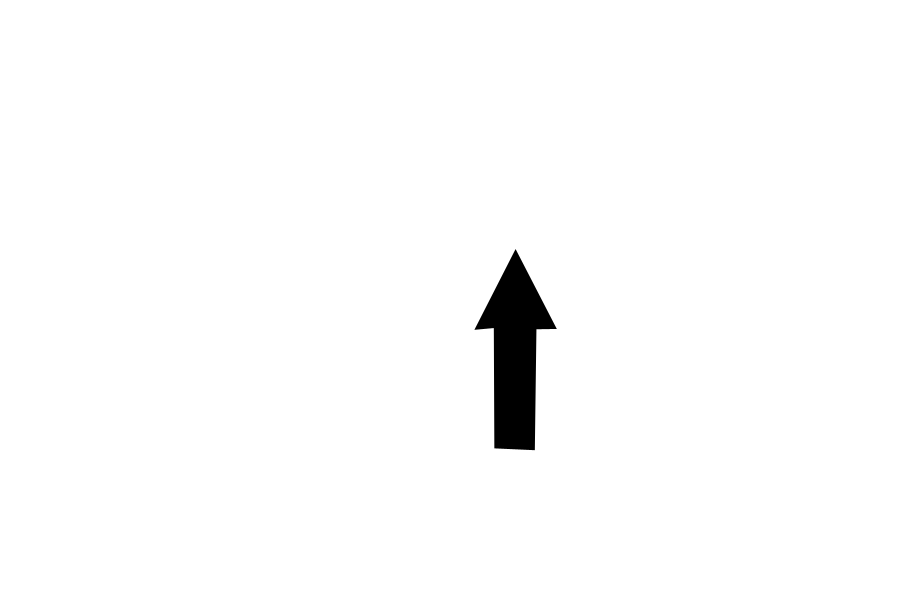
Frame 1 (no input)
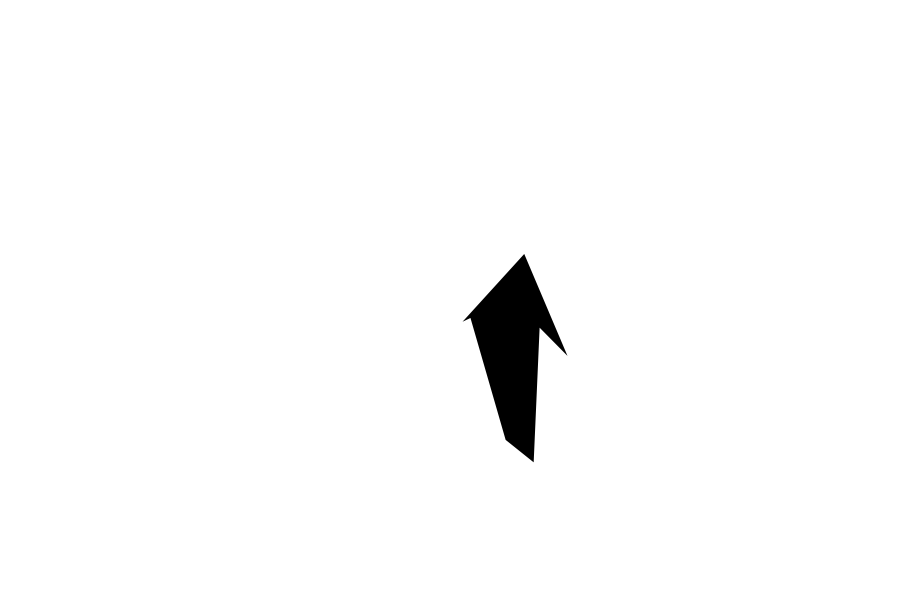
Frame 60 (the mouse pressed at the canvas centre just before this capture)
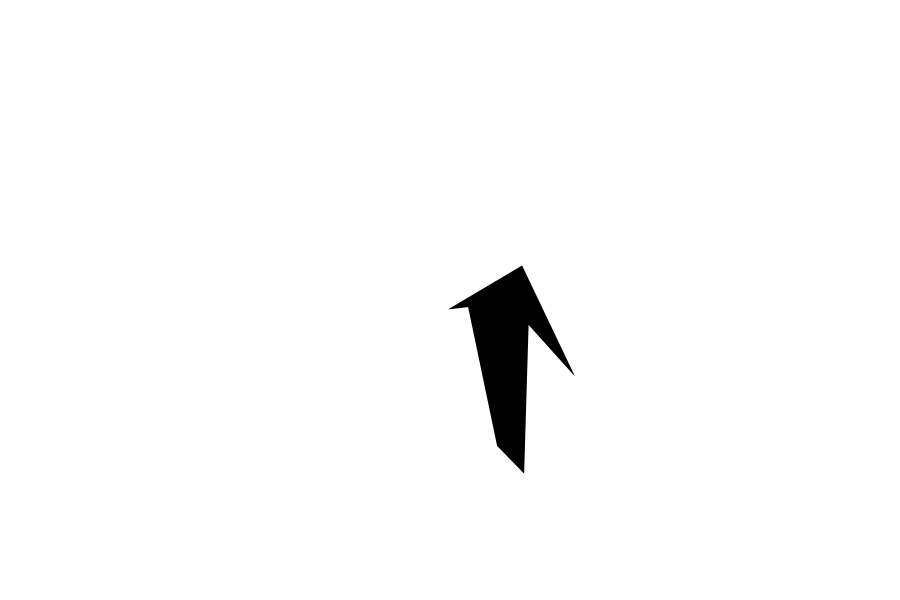
Frame 120 (the mouse held since frame 60 and released just before this capture)

The Processing sketch that drew these frames (run headless with seeded random() and noise(); from frame 60 on, the mouse is pressed at the canvas centre):

// Processing sketch: c06_arrow
// ── c06_arrow.pde

PShape arrow;

void setup() {
  size(900,600);
  arrow = createShape();
  arrow.beginShape();
  arrow.fill(0);
  arrow.noStroke();
  arrow.vertex(50, 0);
  arrow.vertex(70, 40);
  arrow.vertex(60, 40);
  arrow.vertex(60, 100);
  arrow.vertex(40, 100);
  arrow.vertex(40, 40);
  arrow.vertex(30, 40);
  arrow.endShape(CLOSE);
  arrow.scale(2);
  shapeMode(CENTER);
}

void draw() {
  background(255);
  translate(width/2,height/2);  
  for (int i = 0; i < arrow.getVertexCount(); i++) {
    float x = arrow.getVertexX(i);
    float y = arrow.getVertexY(i);
    x += random(-1, 1);
    y += random(-1, 1);
    arrow.setVertex(i, x, y);
  }
  shape(arrow, 0, 0);
}
